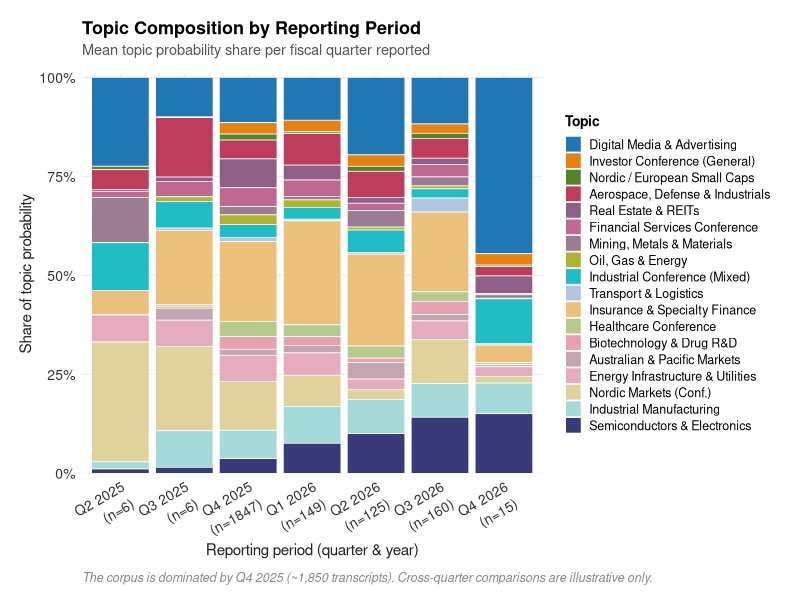
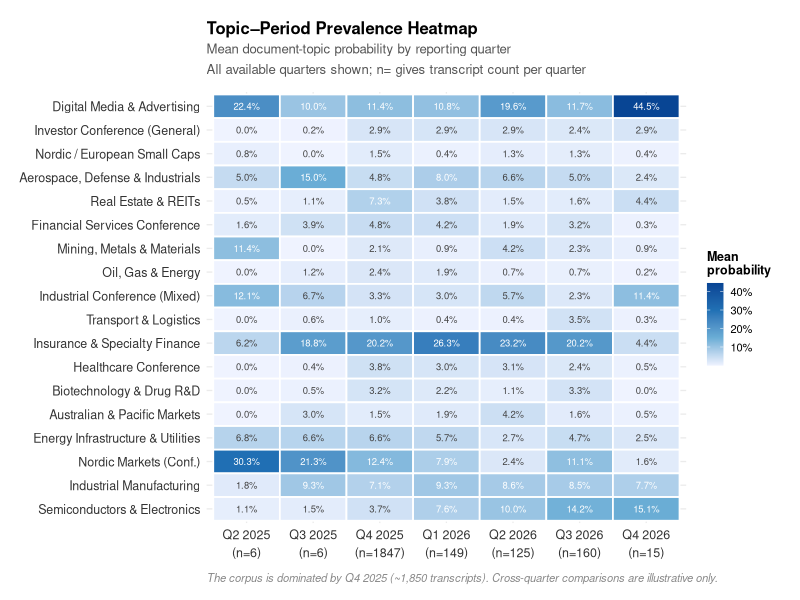
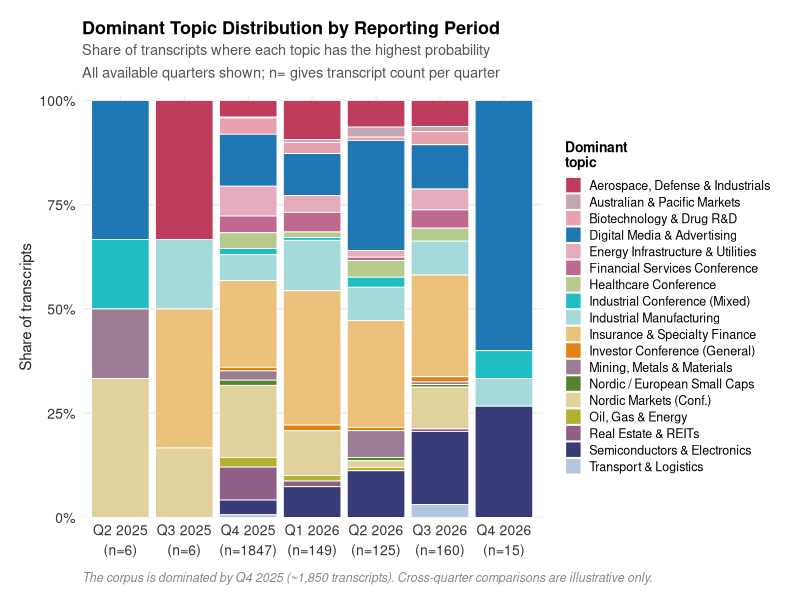

Write R code to recreate these figures, in order.
# =============================================================================
# 02_visualize_topics.R
# Structural and temporal visualization of LDA topic model outputs
#
# Produces:
#   figures/07_topic_heatmap_by_period.png   — topic × period heatmap
#   figures/09_dominant_topic_by_period.png  — dominant topic share per quarter
# =============================================================================

library(dplyr)
library(tidyr)
library(readr)
library(lubridate)
library(ggplot2)
library(forcats)
library(stringr)
library(scales)

# --- Load data ----------------------------------------------------------------

gamma <- read_csv("data/doc_topic_distributions.csv", show_col_types = FALSE)
beta  <- read_csv("data/topic_terms.csv",              show_col_types = FALSE)

cat("Gamma matrix:", nrow(gamma), "documents,",
    sum(str_starts(names(gamma), "topic_")), "topics\n")
cat("Beta matrix: ", nrow(beta), "rows\n")

topic_cols <- names(gamma)[str_starts(names(gamma), "topic_")]
K <- length(topic_cols)

# All possible reporting periods in chronological order
# Q1 2025 has no transcripts in this corpus; start from Q2 2025
PERIOD_LEVELS <- c("Q2 2025", "Q3 2025", "Q4 2025",
                   "Q1 2026", "Q2 2026", "Q3 2026", "Q4 2026")

gamma <- gamma %>%
  mutate(
    call_date        = as.Date(call_date),
    call_week        = as.Date(call_week),
    reporting_period = factor(reporting_period, levels = PERIOD_LEVELS)
  )

# Restrict to periods actually present in data
available_periods <- levels(droplevels(
  gamma$reporting_period[!is.na(gamma$reporting_period)]
))
cat("Reporting periods present:", paste(available_periods, collapse = ", "), "\n")

# --- Topic label lookup -------------------------------------------------------

if ("dominant_label" %in% names(gamma) &&
    !all(str_starts(gamma$dominant_label, "Topic "))) {
  label_map <- gamma %>%
    select(dominant_topic, dominant_label) %>%
    distinct() %>%
    rename(topic_id = dominant_topic, label = dominant_label)
} else {
  label_map <- tibble(
    topic_id = 0:(K - 1),
    label    = paste0("Topic ", 0:(K - 1))
  )
}

cat("\nTopic labels:\n")
print(label_map)

# --- Custom ggplot2 theme -----------------------------------------------------

theme_earnings <- function(base_size = 11) {
  theme_minimal(base_size = base_size) %+replace%
    theme(
      plot.title       = element_text(face = "bold", size = base_size + 2,
                                      hjust = 0, margin = margin(b = 4)),
      plot.subtitle    = element_text(colour = "#555555", size = base_size - 0.5,
                                      hjust = 0, lineheight = 1.3,
                                      margin = margin(b = 12)),
      plot.caption     = element_text(colour = "#888888", size = base_size - 2,
                                      hjust = 0, margin = margin(t = 8),
                                      face = "italic"),
      axis.text        = element_text(colour = "#333333", size = base_size - 1),
      axis.title       = element_text(colour = "#222222", size = base_size),
      legend.text      = element_text(size = base_size - 2),
      legend.title     = element_text(face = "bold", size = base_size - 1),
      legend.key.size  = unit(0.42, "cm"),
      panel.grid.major = element_line(colour = "#EBEBEB", linewidth = 0.45),
      panel.grid.minor = element_blank(),
      plot.background  = element_rect(fill = "white", colour = NA),
      panel.background = element_rect(fill = "white", colour = NA),
      strip.text       = element_text(face = "bold", size = base_size - 1,
                                      colour = "#222222"),
      plot.margin      = margin(14, 16, 12, 14)
    )
}

# --- Colour palette -----------------------------------------------------------

n_topics <- length(unique(label_map$label))
topic_colors_base <- c(
  "#1f77b4","#ff7f0e","#2ca02c","#d62728","#9467bd",
  "#8c564b","#e377c2","#7f7f7f","#bcbd22","#17becf",
  "#aec7e8","#ffbb78","#98df8a","#ff9896","#c5b0d5",
  "#c49c94","#f7b6d2","#dbdb8d","#9edae5","#393b79"
)

# --- Pivot to long format and aggregate by reporting period ------------------

gamma_long <- gamma %>%
  select(reporting_period, all_of(topic_cols)) %>%
  pivot_longer(cols = all_of(topic_cols),
               names_to  = "topic_col",
               values_to = "probability") %>%
  mutate(topic_id = as.integer(str_extract(topic_col, "[0-9]+"))) %>%
  left_join(label_map, by = "topic_id")

period_topics <- gamma_long %>%
  filter(!is.na(reporting_period)) %>%
  group_by(reporting_period, topic_id, label) %>%
  summarise(mean_prob = mean(probability, na.rm = TRUE), .groups = "drop") %>%
  group_by(reporting_period) %>%
  mutate(share = mean_prob / sum(mean_prob)) %>%
  ungroup()

# Document counts per period — used for n= labels
period_counts <- gamma %>%
  filter(!is.na(reporting_period)) %>%
  count(reporting_period, name = "n")

n_topics_actual <- length(unique(period_topics$label))
topic_colors <- setNames(
  colorRampPalette(topic_colors_base)(n_topics_actual),
  unique(period_topics$label)
)

# =============================================================================
# Figure 0: Topic composition stacked bar  (all available reporting periods)
# =============================================================================

stacked_data <- period_topics %>%
  filter(!is.na(reporting_period)) %>%
  left_join(period_counts, by = "reporting_period") %>%
  mutate(
    period_label = paste0(as.character(reporting_period), "\n(n=", n, ")"),
    period_label = factor(
      period_label,
      levels = unique(period_label[order(reporting_period)])
    )
  )

p0 <- ggplot(stacked_data,
             aes(x = period_label,
                 y = share,
                 fill = fct_reorder(label, topic_id))) +
  geom_bar(stat = "identity", position = "stack",
           colour = "white", linewidth = 0.25) +
  scale_fill_manual(values = topic_colors, name = "Topic") +
  scale_y_continuous(labels = scales::percent,
                     expand = expansion(mult = c(0, 0.01))) +
  labs(
    title    = "Topic Composition by Reporting Period",
    subtitle = "Mean topic probability share per fiscal quarter reported",
    x        = "Reporting period (quarter & year)",
    y        = "Share of topic probability",
    caption  = "The corpus is dominated by Q4 2025 (~1,850 transcripts). Cross-quarter comparisons are illustrative only."
  ) +
  theme_earnings(base_size = 11) +
  theme(
    axis.text.x     = element_text(angle = 30, hjust = 1, lineheight = 1.2),
    legend.position = "right"
  )

n_periods_stacked <- length(unique(stacked_data$period_label))
ggsave("figures/05_topic_by_reporting_period.png", p0,
       width  = max(10, n_periods_stacked * 1.6 + 3),
       height = 6.5,
       dpi = 160, bg = "white")
cat("Saved figures/05_topic_by_reporting_period.png\n")

# =============================================================================
# Figure 1: Topic × period heatmap  (all available reporting periods)
# =============================================================================

heatmap_data <- period_topics %>%
  filter(!is.na(reporting_period)) %>%
  left_join(period_counts, by = "reporting_period") %>%
  mutate(
    period_label = paste0(as.character(reporting_period), "\n(n=", n, ")"),
    period_label = factor(
      period_label,
      levels = unique(period_label[order(reporting_period)])
    )
  )

p1 <- ggplot(heatmap_data,
             aes(x = period_label,
                 y = fct_reorder(label, -topic_id),
                 fill = mean_prob)) +
  geom_tile(colour = "white", linewidth = 0.6) +
  geom_text(
    aes(label = scales::percent(mean_prob, accuracy = 0.1)),
    size   = 2.4,
    colour = ifelse(heatmap_data$mean_prob > 0.07, "white", "#444444")
  ) +
  scale_fill_gradientn(
    colours = c("#EFF3FF", "#6BAED6", "#2171B5", "#084594"),
    name    = "Mean\nprobability",
    labels  = scales::percent_format(accuracy = 1)
  ) +
  labs(
    title    = "Topic–Period Prevalence Heatmap",
    subtitle = "Mean document-topic probability by reporting quarter\nAll available quarters shown; n= gives transcript count per quarter",
    x        = NULL,
    y        = NULL,
    caption  = "The corpus is dominated by Q4 2025 (~1,850 transcripts). Cross-quarter comparisons are illustrative only."
  ) +
  theme_earnings(base_size = 10) +
  theme(
    axis.text.x    = element_text(angle = 0, hjust = 0.5, size = 9,
                                  lineheight = 1.2),
    axis.text.y    = element_text(size = 9),
    panel.grid     = element_blank(),
    legend.position = "right"
  )

n_periods_plot <- length(unique(heatmap_data$period_label))
ggsave("figures/07_topic_heatmap_by_period.png", p1,
       width  = max(9, n_periods_plot * 1.7 + 3),
       height = n_topics_actual * 0.52 + 2.5,
       dpi = 160, bg = "white")
cat("Saved figures/07_topic_heatmap_by_period.png\n")

# =============================================================================
# Figure 2: Dominant topic share per reporting period  (all available periods)
# =============================================================================

if ("dominant_topic" %in% names(gamma)) {

  dominant_by_period <- gamma %>%
    filter(!is.na(reporting_period)) %>%
    left_join(label_map, by = c("dominant_topic" = "topic_id")) %>%
    left_join(period_counts, by = "reporting_period") %>%
    group_by(reporting_period, label, n) %>%
    summarise(n_docs = n(), .groups = "drop") %>%
    group_by(reporting_period) %>%
    mutate(share = n_docs / sum(n_docs)) %>%
    ungroup() %>%
    mutate(
      period_label = paste0(as.character(reporting_period), "\n(n=", n, ")"),
      period_label = factor(
        period_label,
        levels = unique(period_label[order(reporting_period)])
      )
    )

  p2 <- ggplot(dominant_by_period,
               aes(x = period_label, y = share, fill = label)) +
    geom_bar(stat = "identity", position = "stack",
             colour = "white", linewidth = 0.3) +
    scale_fill_manual(values = topic_colors, name = "Dominant\ntopic") +
    scale_y_continuous(labels = scales::percent,
                       expand = expansion(mult = c(0, 0.01))) +
    labs(
      title    = "Dominant Topic Distribution by Reporting Period",
      subtitle = "Share of transcripts where each topic has the highest probability\nAll available quarters shown; n= gives transcript count per quarter",
      x        = NULL,
      y        = "Share of transcripts",
      caption  = "The corpus is dominated by Q4 2025 (~1,850 transcripts). Cross-quarter comparisons are illustrative only."
    ) +
    theme_earnings(base_size = 11) +
    theme(
      axis.text.x    = element_text(angle = 0, hjust = 0.5, lineheight = 1.2),
      legend.position = "right"
    )

  ggsave("figures/09_dominant_topic_by_period.png", p2,
         width  = max(10, n_periods_plot * 1.6 + 3),
         height = 6.5,
         dpi = 160, bg = "white")
  cat("Saved figures/09_dominant_topic_by_period.png\n")
}

# =============================================================================
# Summary table: top 5 documents per topic
# =============================================================================

if ("dominant_topic" %in% names(gamma)) {

  top_docs <- gamma %>%
    left_join(label_map, by = c("dominant_topic" = "topic_id")) %>%
    group_by(dominant_topic, label) %>%
    slice_max(dominant_prob, n = 5) %>%
    select(label, company_name, ticker, call_date, dominant_prob) %>%
    arrange(dominant_topic, desc(dominant_prob)) %>%
    ungroup()

  write_csv(top_docs, "data/top_docs_per_topic.csv")
  cat("\nSaved data/top_docs_per_topic.csv\n")
  cat("\nTop representative documents per topic:\n")
  print(top_docs, n = Inf)
}

cat("\nAll figures saved to figures/. Done.\n")
